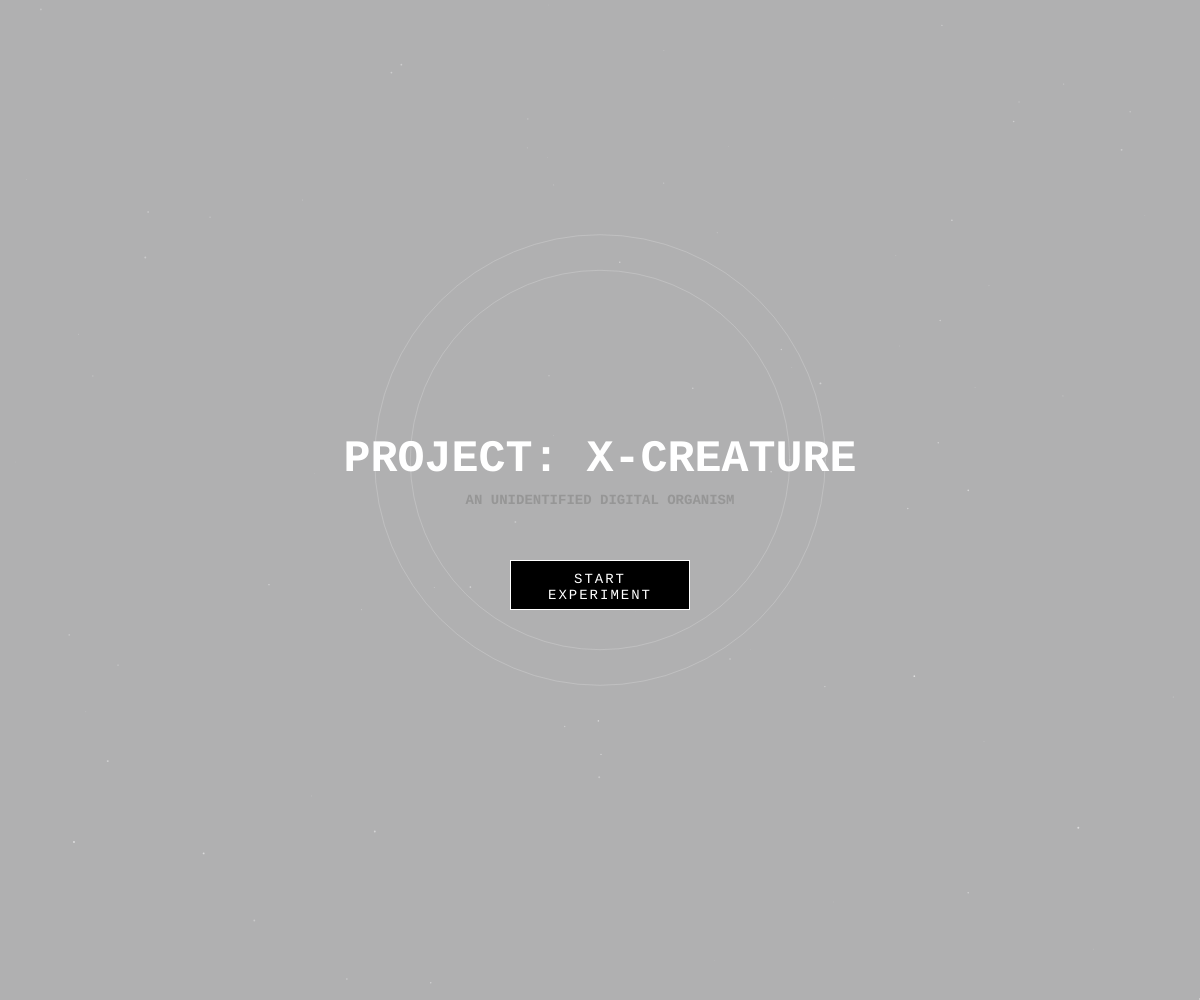
Frame 1 (no input)
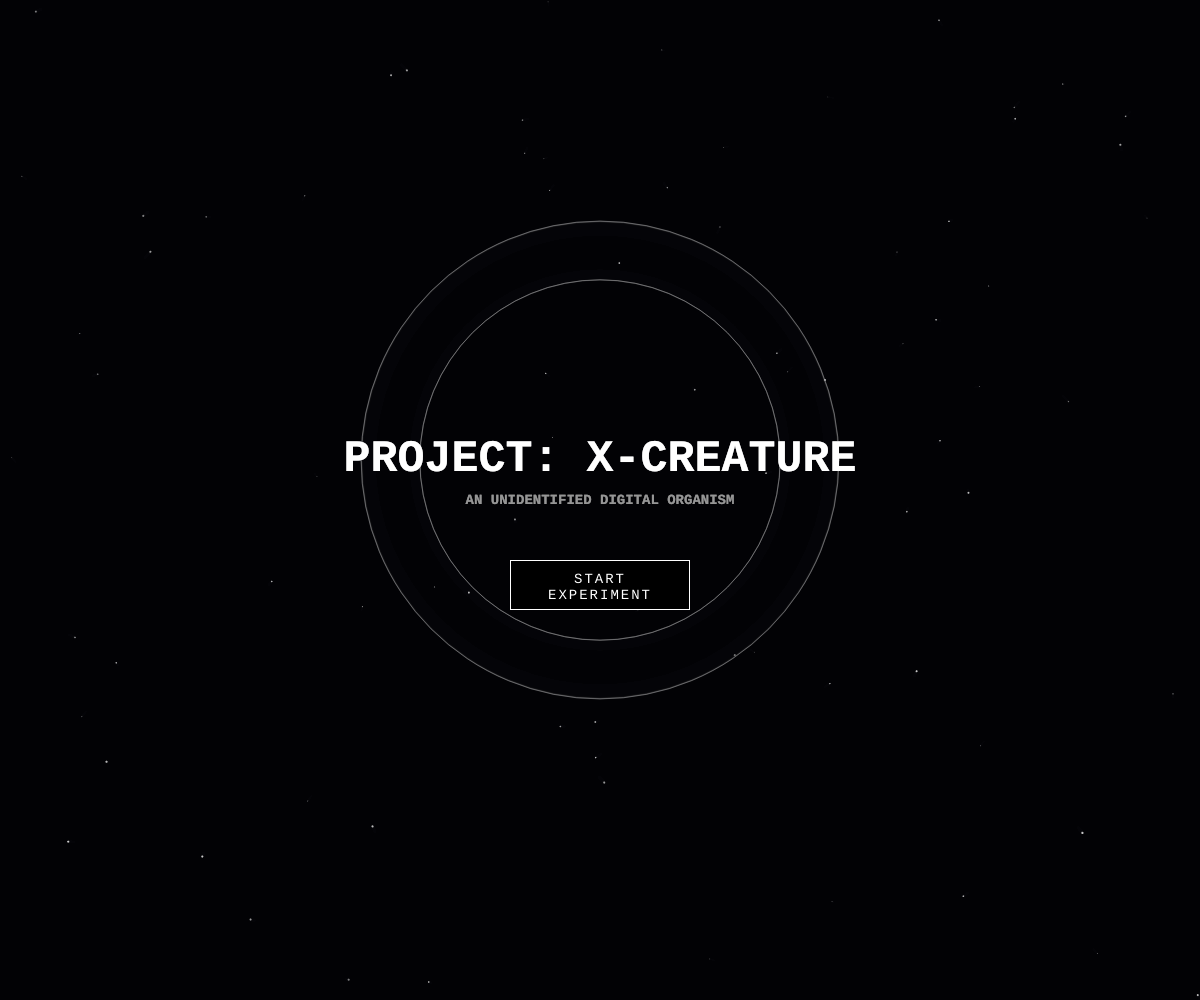
Frame 60 (no input)
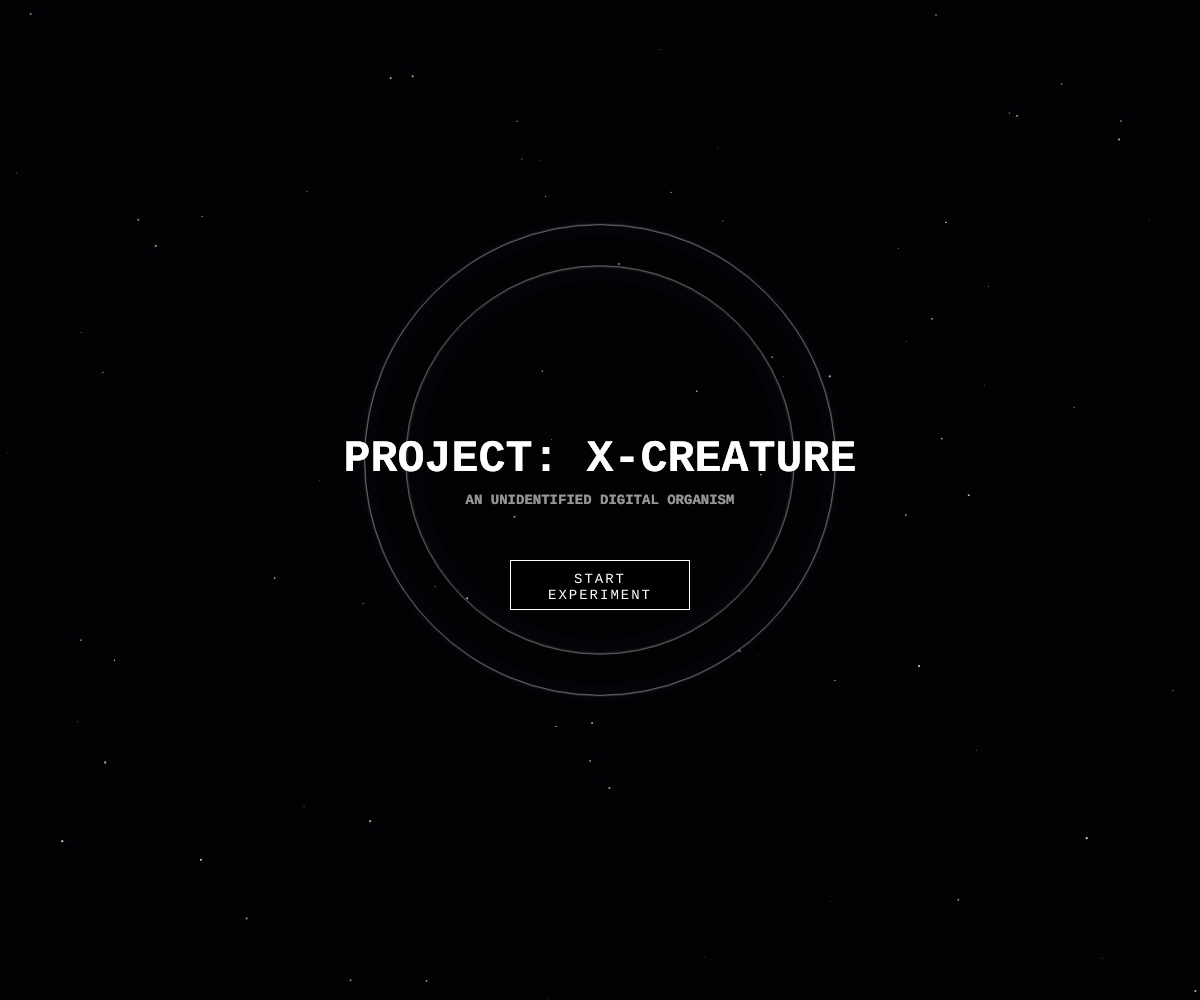
Frame 120 (the mouse pressed at the canvas centre since frame 60)

The p5.js sketch that drew these frames (run headless with seeded random() and noise() and a simulated clock; from frame 60 on, the mouse is pressed at the canvas centre):

// p5.js sketch
// ── sketch.js
// PROJECT: X-CREATURE
// An interactive system where a digital creature grows and changes through user-input text,visualising identity as a process of continuous accumulation.
// By Shiyi Ge
let creature;       // The main creature object
let foods = [];     // Floating text targets
let inputField, feedButton, startButton; // UI
let particles = []; // Background dust particles
let gameStarted = false; // Title screen

function setup() {
  createCanvas(windowWidth, windowHeight);
  textFont('Courier New'); 
  textStyle(BOLD);          

  // Create the creature in the center 
  // Start word "IDENTITY" becomes the first limb 
  creature = new NeuralCreature("IDENTITY", width / 2, height / 2);

  // =========================
  // 1) UI button style
  // =========================
  inputField = createInput('');
  inputField.position(20, 20);
  inputField.size(200);
  inputField.attribute('placeholder', 'FEED X-CREATURE...'); // Hint text
  // Style
  inputField.style('background-color', '#000');
  inputField.style('color', '#fff');
  inputField.style('border', '1px solid #555');
  inputField.style('padding', '8px');
  inputField.style('font-family', 'Courier New');
  inputField.style('outline', 'none');

  // Press Enter
  inputField.elt.addEventListener('keydown', (e) => {
    if (e.key === 'Enter') injectSemantic();
  });
  inputField.hide();

  // Feed button
  feedButton = createButton('FEED');
  feedButton.position(240, 20);
  feedButton.mousePressed(injectSemantic);

  // UI button style
  feedButton.style('background-color', '#222');
  feedButton.style('color', '#fff');
  feedButton.style('border', '1px solid #555');
  feedButton.style('padding', '8px 15px');
  feedButton.style('cursor', 'pointer');
  feedButton.style('font-family', 'Courier New');
  feedButton.hide();

  // =========================
  // 2) Title screen UI
  // =========================
  startButton = createButton('START EXPERIMENT');
  startButton.position(width/2 - 90, height/2 + 60);
  startButton.size(180, 50);
  startButton.mousePressed(startGame);

  // UI
  startButton.style('background-color', '#000');
  startButton.style('color', '#fff');
  startButton.style('border', '1px solid #fff');
  startButton.style('padding', '10px');
  startButton.style('font-family', 'Courier New');
  startButton.style('font-size', '14px');
  startButton.style('cursor', 'pointer');
  startButton.style('letter-spacing', '2px');

  // Create background particles
  for (let i = 0; i < 80; i++) {
    particles.push({
      pos: createVector(random(width), random(height)),
      vel: createVector(random(-0.1, 0.1), random(-0.1, 0.1)), // make drift
      size: random(0.5, 2),
      alpha: random(50, 150)
    });
  }
}

// Switch to gameplay
function startGame() {
  gameStarted = true;
  startButton.hide();
  inputField.show();
  feedButton.show();

  // Reset to center
  creature.headPos.set(width/2, height/2);
}

// Read text input and set a “food” target
function injectSemantic() {
  const raw = inputField.value();
  const newText = (raw || '').trim().toUpperCase(); // normalize

  if (newText.length > 0) {
    foods.push({
      text: newText,
      pos: findSafeSpawnPos(), // keep away from creature 
      alpha: 0                 
    });
    inputField.value(''); // clear
  }
}

// Find a spawn position not too close to creature
function findSafeSpawnPos() {
  let pos;
  let safe = false;

  
  for (let i = 0; i < 50; i++) {
    pos = createVector(random(100, width - 100), random(100, height - 100));

    // Keep distance > 250
    if (creature && p5.Vector.dist(pos, creature.headPos) > 250) {
      safe = true;
      break;
    }
  }

  if (!safe) pos = createVector(random(width), random(height));
  return pos;
}

function draw() {
  // Low opacity background for trail effect
  background(5, 5, 8, 80);

  // Background dust
  drawParticles();

  if (gameStarted) {
    // =========================
    // GAMEPLAY MODE
    // =========================

   
    push();
    fill(120);
    noStroke();
    textSize(10);
    textAlign(LEFT, TOP);

    // limbCount = how many tentacles
    let limbCount = creature ? creature.tentacles.length : 0;
    let status = (foods.length > 0) ? `TARGETS DETECTED: ${foods.length}` : "SCANNING...";

    text(`SPECIMEN ID: X-CREATURE\nGROWTH STAGE: ${limbCount}\nSTATUS: ${status}`, 20, 70);
    pop();

    // Creature behavior
    if (creature) {
      if (foods.length > 0) {
        // Draw all foods
        for (let f of foods) drawFood(f);

        // If food exists, seek and hunt
        creature.hunt(foods);
      } else {
        // Otherwise wander
        creature.wander();
      }

      // Update physics and render
      creature.update();
      creature.display();
    }

  } else {
    // =========================
    // TITLE SCREEN MODE
    // =========================
    drawTitleScreen();
  }
}

// ---draw title screen---
function drawTitleScreen() {
  push();
  textAlign(CENTER, CENTER);
  translate(width/2, height/2 - 40);

  
  drawingContext.shadowBlur = 0;

  fill(255);
  noStroke();
  textSize(45);
  text("PROJECT: X-CREATURE", 0, 0);

  textSize(14);
  fill(150);
  text("AN UNIDENTIFIED DIGITAL ORGANISM", 0, 40);

  
  noFill();
  stroke(255, 50);
  strokeWeight(1);

  // sin makes smooth expand/contract 
  let breath1 = sin(frameCount * 0.02) * 30;
  let breath2 = sin(frameCount * 0.03 + PI) * 20; // opposite phase 

  ellipse(0, 0, 450 + breath1, 450 + breath1);
  ellipse(0, 0, 380 + breath2, 380 + breath2);
  pop();
}

// Background particles drifting slowly
function drawParticles() {
  push();
  noStroke();
  for (let p of particles) {
    p.pos.add(p.vel);

    // Wrap around / 边缘穿越
    if (p.pos.x < 0) p.pos.x = width;
    if (p.pos.x > width) p.pos.x = 0;
    if (p.pos.y < 0) p.pos.y = height;
    if (p.pos.y > height) p.pos.y = 0;

    fill(255, p.alpha);
    ellipse(p.pos.x, p.pos.y, p.size);
  }
  pop();
}

// Draw food with glow + crosshair
function drawFood(f) {
  // Smooth fade in
  f.alpha = lerp(f.alpha, 255, 0.05);

  push();
  translate(f.pos.x, f.pos.y);

  // Glow
  drawingContext.shadowBlur = 10;
  drawingContext.shadowColor = color(255);

  noFill();
  stroke(255, f.alpha);
  strokeWeight(1);

  // Rotating crosshair 
  rotate(frameCount * 0.1);
  line(-5, 0, 5, 0);
  line(0, -5, 0, 5);

  // Text stays upright
  rotate(-frameCount * 0.1);
  fill(255, f.alpha);
  noStroke();
  textAlign(CENTER, CENTER);
  textSize(12);
  text(f.text, 0, -15);

  drawingContext.shadowBlur = 0;
  pop();
}

function windowResized() {
  resizeCanvas(windowWidth, windowHeight);
  if (startButton) {
    startButton.position(width/2 - 90, height/2 + 60);
  }
}

// ==========================================
// NEURAL CREATURE CLASS
// Controls movement, physics, and drawing
// ==========================================
class NeuralCreature {
  constructor(startWord, x, y) {
    this.headPos = createVector(x, y); // Body center 
    this.tentacles = [];               // All limbs 
    this.headingAngle = 0; // Facing direction 
    this.spinAngle = 0;    // Visual rotation
    this.metabolism = 0;   // Energy (0-1) 

    // Grow the first limb from starting word 
    this.growTentacle(startWord);
  }

  // Create a new limb based on input word
  growTentacle(word) {
    let len = word.length;

    // Decide type by length 
    // Long words (>7) on Tail/Axon 
    // Others on Head
    let isAxon = len > 7;

    let baseCol, sizeMult;

    // Visual differences 
    if (isAxon) {
      baseCol = color(200, 200, 200);
      sizeMult = 0.7;
    } else {
      baseCol = color(255, 255, 255);
      sizeMult = 0.9;
    }

    // A limb is basically: letters + positions + randomness seed
    
    let newLimb = {
      chars: word.split(''),     // split into letters
      positions: [],             // each letter has a point
      id: random(10000),         // noise seed
      colorBase: baseCol,
      isAxon: isAxon,
      sizeMult: sizeMult,
      radialAngle: random(TWO_PI) // attachment angle around body 
    };

    // Initialize all points at head position 
    for (let i = 0; i < newLimb.chars.length; i++) {
      newLimb.positions.push(this.headPos.copy());
    }

    this.tentacles.push(newLimb);
  }

  // Update physics each frame
  update() {
    // Metabolism decays slowly
    this.metabolism = lerp(this.metabolism, 0, 0.05);

    // Spin faster when metabolism is high
    this.spinAngle += 0.01 + this.metabolism * 0.05;

    let totalLimbs = this.tentacles.length;
    let axonCount = this.tentacles.filter(t => t.isAxon).length; // count tails / 尾巴数量
    let axonIndex = 0; // for spreading tails 

    for (let i = 0; i < totalLimbs; i++) {
      let t = this.tentacles[i];
      let root = t.positions[0]; // anchor point
      if (!root) continue;

      // =========================
      // 1) Position the root point
      // =========================
      if (t.isAxon) {
        // Tail/Axon: spread behind movement direction
        
        let tailSpread = PI / 1.5;
        let offsetAngle = map(axonIndex, 0, axonCount, -tailSpread/2, tailSpread/2);
        if (axonCount <= 1) offsetAngle = 0;

        // Put root behind the head
        let rearAngle = this.headingAngle + PI + offsetAngle;
        let radius = 30; // distance from head 
        let offset = p5.Vector.fromAngle(rearAngle).mult(radius);
        let targetPos = p5.Vector.add(this.headPos, offset);

        axonIndex++;

        // Lerp for smooth trailing
        root.lerp(targetPos, 0.2);

      } else {
        // Head spikes/dendrites: lock around a ring/core
        let currentAngle = t.radialAngle + this.spinAngle;
        let attachmentRadius = 22; // IMPORTANT: small radius = tight head effect

        let rootX = this.headPos.x + cos(currentAngle) * attachmentRadius;
        let rootY = this.headPos.y + sin(currentAngle) * attachmentRadius;
        root.set(rootX, rootY);
      }

      // =========================
      // 2) Chain physics (Inverse kinematics style)
      
      // =========================
      for (let j = 1; j < t.positions.length; j++) {
        let prev = t.positions[j - 1];
        let curr = t.positions[j];

        // Target spacing between letters
        let distTarget = t.isAxon ? 18 : 12;

        // Pull back if too far
        let dir = p5.Vector.sub(curr, prev);
        let m = dir.mag();
        if (m > distTarget) {
          dir.setMag(distTarget);
          curr.set(p5.Vector.add(prev, dir));
        }

        // =---Extra outward push for head spikes---=
        if (!t.isAxon) {
          let outwardDir = p5.Vector.sub(curr, this.headPos);
          outwardDir.normalize();
          let outwardForce = map(j, 1, t.positions.length, 2.0, 0.5);
          curr.add(outwardDir.mult(outwardForce));
        }

        // Organic jitter using Perlin noise
        let twitch = this.metabolism * 2.0;
        let nx = (noise(frameCount * 0.01, j * 0.2, t.id) - 0.5) * (1 + twitch);
        let ny = (noise(frameCount * 0.01 + 100, j * 0.2, t.id) - 0.5) * (1 + twitch);

        // Tail shakes
        curr.x += nx * (t.isAxon ? 2 : 1);
        curr.y += ny * (t.isAxon ? 2 : 1);
      }
    }
  }

  // Seek nearest food and move towards it
  hunt(foodArray) {
    let nearestDist = Infinity;
    let target = null;
    let targetIndex = -1;

    // Find nearest target
    for (let i = 0; i < foodArray.length; i++) {
      let d = p5.Vector.dist(this.headPos, foodArray[i].pos);
      if (d < nearestDist) {
        nearestDist = d;
        target = foodArray[i];
        targetIndex = i;
      }
    }
    if (!target) return;

    // Angle to target
    let dir = p5.Vector.sub(target.pos, this.headPos);
    let targetAngle = dir.heading();

    // Smooth turning with wrap fix
    let angleDiff = targetAngle - this.headingAngle;
    while (angleDiff > PI) angleDiff -= TWO_PI;
    while (angleDiff < -PI) angleDiff += TWO_PI;

    // Turn speed
    this.headingAngle += angleDiff * 0.05;

    // Draw a faint connection line when close
    if (nearestDist < 300) {
      push();
      let alpha = map(nearestDist, 0, 300, 255, 0);
      stroke(255, alpha);
      strokeWeight(0.5);
      let midX = (this.headPos.x + target.pos.x)/2 + random(-2,2);
      let midY = (this.headPos.y + target.pos.y)/2 + random(-2,2);
      noFill();
      beginShape();
      vertex(this.headPos.x, this.headPos.y);
      vertex(midX, midY);
      vertex(target.pos.x, target.pos.y);
      endShape();
      pop();
    }

    // Eat if close
    if (nearestDist < 50) {
      this.metabolism = 1.0;            // spike energy
      this.growTentacle(target.text);   // grow a new limb
      foodArray.splice(targetIndex, 1); // remove food
    } else {
      // Move forward
      let speed = 2.5;
      if (this.metabolism > 0.5) speed = 0.5; // slow when “eating” 
      let vel = p5.Vector.fromAngle(this.headingAngle).mult(speed);
      this.headPos.add(vel);

      //--Keep inside the screen-- 
      this.headPos.x = constrain(this.headPos.x, 50, width - 50);
      this.headPos.y = constrain(this.headPos.y, 50, height - 50);
    }
  }

  // Wander when no food
  wander() {
    let noiseVal = noise(frameCount * 0.01);

    // Small random rotation
    this.headingAngle += map(noiseVal, 0, 1, -0.05, 0.05);

    let vel = p5.Vector.fromAngle(this.headingAngle).mult(1.5);
    this.headPos.add(vel);

    // Bounce off walls 
    if (this.headPos.x < 50 || this.headPos.x > width - 50) {
      this.headingAngle = PI - this.headingAngle;
      this.headPos.x = constrain(this.headPos.x, 51, width - 51);
    }
    if (this.headPos.y < 50 || this.headPos.y > height - 50) {
      this.headingAngle = -this.headingAngle;
      this.headPos.y = constrain(this.headPos.y, 51, height - 51);
    }
  }

  // Draw everything
  display() {
    // Draw tails first
    for (let t of this.tentacles) {
      if (t.isAxon) this.drawFiber(t);
    }

    // Draw the core
    this.drawBlackHole();

    // Draw head spikes last
    for (let t of this.tentacles) {
      if (!t.isAxon) this.drawFiber(t);
    }
  }

  // Black hole core 
  drawBlackHole() {
    push();
    translate(this.headPos.x, this.headPos.y);

    // Glowing ring
    let pulse = 10 + this.metabolism * 20;
    drawingContext.shadowBlur = 20 + pulse;
    drawingContext.shadowColor = color(255, 255, 255);

    noFill();
    stroke(255);
    strokeWeight(1 + this.metabolism * 2);

    // Breathing ring
    let ringSize = 40 + sin(frameCount * 0.05) * 2;
    ellipse(0, 0, ringSize, ringSize);

    // Black core 
    drawingContext.shadowBlur = 0;
    fill(0);
    noStroke();

    // Slight jitter when eating
    let coreSize = 38;
    if (this.metabolism > 0.1) coreSize = 34 + random(2);
    ellipse(0, 0, coreSize, coreSize);

    pop();
  }

  // Draw one limb: noisy lines + letters
  drawFiber(limb) {
    let isTail = limb.isAxon;

    // Base alpha
    let alpha = isTail ? 60 : 150;
    if (this.metabolism > 0.1) alpha += 50; 

    stroke(255, alpha);
    strokeWeight(isTail ? 0.5 : 1.0);
    noFill();

    
    let numStrands = isTail ? 2 : 1;

    // ---- Lines ----
    for (let k = 0; k < numStrands; k++) {
      beginShape();
      for (let i = 0; i < limb.positions.length; i++) {
        let p = limb.positions[i];

        // Roughness using noise
        let roughX = (noise(i * 0.5, frameCount * 0.01, k) - 0.5) * 4;
        let roughY = (noise(i * 0.5 + 100, frameCount * 0.01, k) - 0.5) * 4;

        // Extra wave for head spikes
        if (!isTail) {
          roughX += sin(i + frameCount * 0.1) * 2;
          roughY += cos(i + frameCount * 0.1) * 2;
        }

        // curveVertex = smoother curve
        curveVertex(p.x + roughX, p.y + roughY);

        // Duplicate endpoints for curveVertex stability
        if (i === 0 || i === limb.positions.length - 1) {
          curveVertex(p.x + roughX, p.y + roughY);
        }
      }
      endShape();
    }

    // ---- Letters ----
    for (let i = 0; i < limb.chars.length; i++) {
      let p = limb.positions[i];
      if (!p) continue;
      push();
      translate(p.x, p.y);
      // Small floating motion
      let floatX = (noise(frameCount * 0.01, i) - 0.5) * 5;
      let floatY = (noise(frameCount * 0.01 + 50, i) - 0.5) * 5;
      translate(floatX, floatY);
      // Text color
      fill(255, alpha + 50);
      noStroke();
      // Glow when eating
      if (this.metabolism > 0.1) {
        drawingContext.shadowBlur = 5;
        drawingContext.shadowColor = color(255);
      } else {
        drawingContext.shadowBlur = 0;
      }

      // Size control,tail's is smaller
      let fontSize = 14 * limb.sizeMult;
      textSize(fontSize);
      textAlign(CENTER, CENTER);
      // Slight rotation jitter
      rotate((noise(i, frameCount * 0.01) - 0.5) * 0.5);
      text(limb.chars[i], 0, 0);
      pop();
    }
  }
}
